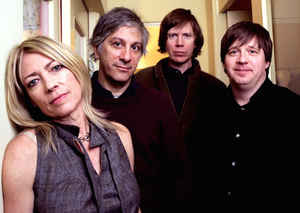
#> input picture mul-face.jpg, 300 x 213 px, found by its file name
$ python single_face_detection.py
#> lines starting #> are read from the running program, lines starting #| are printed output that depends on the picture
# -*- coding: utf-8 -*-
"""Single Face Detection.ipynb

Automatically generated by Colab.

Original file is located at
    https://colab.research.google.com/drive/1IMCR9dK7iFHSCt4AGTcjv8M6eSGsy1da
"""

import cv2
from google.colab.patches import cv2_imshow
import numpy as np

# Load the pre-trained face detection model
face_cascade = cv2.CascadeClassifier(cv2.data.haarcascades + 'haarcascade_frontalface_default.xml')

# Load the input image
input_image_path = '/mul-face.jpg'
input_image = cv2.imread(input_image_path)
#> input_image is the input picture: shape (213, 300, 3); mean B, G, R 74.7, 79, 101.3

# Convert the input image to grayscale
gray_image = cv2.cvtColor(input_image, cv2.COLOR_BGR2GRAY)
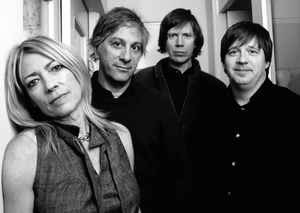
#> gray_image: shape (213, 300); min 0, max 255, mean 85.2

# Detect faces in the grayscale image
faces = face_cascade.detectMultiScale(gray_image, scaleFactor=1.1, minNeighbors=5, minSize=(30, 30))
#> faces = [[161, 21, 38, 38], [218, 32, 51, 51], [98, 25, 55, 55]]

# Calculate the center of the input image
image_center = (input_image.shape[1] // 2, input_image.shape[0] // 2)
#> image_center = (150, 106)

# Calculate the distance of each face from the center of the image and select the closest face
closest_face = None
closest_distance = float('inf')

for (x, y, w, h) in faces:
    # Calculate the center of the detected face
    face_center = (x + w // 2, y + h // 2)

    # Calculate the distance between the center of the image and the center of the face
    distance = np.sqrt((face_center[0] - image_center[0])**2 + (face_center[1] - image_center[1])**2)

    # Update the closest face if the current face is closer
    if distance < closest_distance:
        closest_face = (x, y, w, h)
        closest_distance = distance
#> this loop made 3 passes
#> (x, y, w, h, face_center, distance, closest_distance) on passes 1, 3: (161, 21, 38, 38, (180, 40), 72.5, 72.5), (98, 25, 55, 55, (125, 52), 59.51, 59.51)
#> (x, y, w, h, face_center, distance) on pass 2: (218, 32, 51, 51, (243, 57), 105.1)
#> after the loop, closest_distance = 59.51

# Draw a rectangle around the closest face in the input image
if closest_face is not None:
    (x, y, w, h) = closest_face
#> x = 98; y = 25; w = 55; h = 55
    cv2.rectangle(input_image, (x, y), (x + w, y + h), (255, 0, 0), 2)
    cv2.putText(input_image, 'Closest Face', (x, y - 10), cv2.FONT_HERSHEY_SIMPLEX, 0.5, (255, 0, 0), 2)
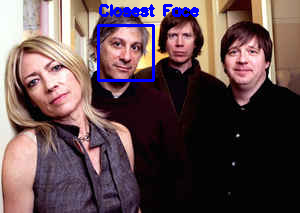
#> input_image: shape (213, 300, 3); mean B, G, R 78.2, 76.7, 98.4

# Display the input image with the closest face highlighted
cv2_imshow( input_image)
